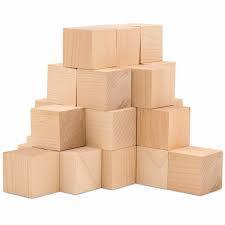
#> input picture Deep_Learning/openCV/image/corner2.jpg, 225 x 225 px
$ jupyter execute 'OpenCV_013_특징점추출_배포용.ipynb'
#> lines starting #> are read from the running program, lines starting #| are printed output that depends on the picture
<table border=1 width=100%>
    <tr><td style="border: 1px solid black; width:600px; height:30px; text-align: center;"><font size=4 color=blue><b>[13차시] 학습목표</b></font></td></tr>
    <tr><td style="border: 1px solid black; text-align: left;"><font size=3>
○ 이미지의 중요한 특성에 대해 학습한다. <br><br>
○ 이미지의 특징점을 추출하는 방법에 대해 학습한다.</font></td></tr>
</table>

# 이미지 특성의 이해

- A, B : 전체 이미지에서 어디인지 정확히 알 수 없음
- C, D : 건물 지붕인 건 알겠는데 정확한 위치는 알 수 없음
- E, F :  전체 이미지에서 어디인지 정확히 알 수 있음

- 적색 박스 : 약간만 움직여도 내부의 변화를 알 수 있음
- 청색 박스 : 움직여도 내부의 특성이 전혀 변하지 않음
- 녹색 박스 : 상하 이동의 경우만 내부의 변화를 알 수 있음

→ 이미지의 코너를 찾아서 이미지의 특성을 검출하는 방법이 유용

# 코너 (Corner) 검출

- 코너 : 이미지에서 뾰족하게 뛰어나온 부분
- 코너는 이미지에서 고유한 특징을 가지고 있어서 이미지를 잘 분류하도록 함

- 코너 검출 알고리즘
  - Harris 방법
  - Shi-Tomasi 방법
  - FAST (Features from Accelerated Segment Test)
  - SIFT (Scale Invariant Feature Transform)
  - SURF (Speeded Up Robust Features)
  - BRIEF (Binary Robust Independent Elementary Features)
  - BRISK (Binary Robust Invariant Scalable Keypoints)
  - ORB (Oriented FAST and Rotated BRIEF)
  - KAZE
  - AKAZE (Accelerated-KAZE)

## GFTT (Shi-Tomasi  방법)

- Harris 방법을 개선한 것

- <font color=red>corners = cv2.goodFeaturesToTrack(이미지, 코너 검출 개수, 문턱값, 코너 간 최소 거리) </font>

[cell 1]
#실습

## FAST

- FAST (Features from Accelerated Segment Test)
  - 특정 픽셀(p) 주변 16개 픽셀 값들을 조사해서 그 픽셀값이 가운데 픽셀(p)보다 충분히 어둡거나 충분히 밝은 픽셀이 9개 이상 나타나면 코너라고 판단


- <font color=red>fast = cv2.FastFeatureDetector_create(threshold)</font>
  - threshold : 중심 픽셀 값과 주변 픽셀 값과의 차이 임계값. 기본값은 10. 30~60 적절


- <font color=red>keypoints = fast.detect(img)</font>
  - 특징점을 검색하고 결과를 리스트로 받음

[cell 2]
#실습

## SIFT

- 참고 : https://ballentain.tistory.com/47, https://deep-learning-study.tistory.com/252

- Harris, GFTT, FAST 방법은 이동, 회전 변화에 강인하지만 크기 변환에 취약
  - 확대된 영상에서 작은 사각형으로 코너를 찾으려하면 기존의 코너가 에지처럼 보임
  - 따라서, 코너를 찾을 때 다양항 크기도 고려를 해서 코너 형태를 찾는 것이 고유한 특징을 찾는데에 적합


- SIFT (Scale Invariant Feature Transform) : 이미지의 크기 및 회전에 영향을 받지 않고 특징점을 추출하는 알고리즘

- 코너만으로 특징화하기는 충분하지 않음
- 코너는 크기변환, 회전, 밝기 변화 등에 따라 변화될 수 있음

- 동작 방법
  - Scale-space extrema detection
    - 원본 이미지를 다양한 크기로 resize해서 image pyramid를 만듬


    - image pyramid의 각 층 이미지(octave image)를 점점 더 커지는 gaussian blurring를 적용한 이미지들을 얻음.


    - octave 내 서로 다른 두 개 gaussian blurred image로 빼기 연산을 수행하여 Difference of Gaussian(DoG) 이미지를 구함


   - 해당 좌표가 극소점이거나 극대점이라 판단되면 이를 keypoint 후보군으로 분류
   - DoG<sub>target</sub>에서 target pixel (빨간점) 값을 총 26개의 주변 pixel 값과 비교해 극점인지 판단


 - Keypoint Localization
   - 뽑은 keypoint 후보군들 중에는 most stable keypoint만을 선택하는 과정 - 크기에 불변하는 성질

  - Orientation assignment : keypoint의 방향을 결정하는 단계
   - keypoint 주변(16x16)으로 그레디언트 크기와 방향을 계산 - gaussian blurred image
   - keypoint에서 방향 히스토그램을 계산하여 가장 큰 값을 가진 곳을 방향으로 설정 - 회전에 불변하는 성질


  - Keypoint descriptor
   - 한 개의 16x16 patch에서는 8방향 정보가 16개 생성되어 총 128개의 값을 얻음 (keypoint descriptor)
   - 후처리로 descriptor에서 keypoint orientation 값을 빼 rotation-invariance 성질을 부여하고 nomalization을 통해 밝기 의존성을 해결


- <font color=red>detector = cv2.SIFT_create()</font>
  - SIFT 객체 생성

- <font color=red>keypoints, descriptors = detector.detectAndCompute(gray_img, None)</font>
  - 키포인트 위치와 기술자 계산

[cell 3]
#실습

## SURF

- SURF (Speeded Up Robust Features)는 크기 변화에 따른 특징 검출 문제를 해결하기 위해 이미지 피라미드를 사용하므로 속도가 느리다는 문제
- SURF는 이미지 피라미드 대신 필터의 크기를 변화시키는 방식으로 성능을 개선

## ORB

- ORB (Oriented FAST and Rotated BRIEF) 알고리즘 : SIFT, SURF 대신에 자유롭게 사용할 수 있는 OpenCV의 이미지 특성 검출 알고리즘
- ORB가 위에 것보다 낫다는 평이 많음

- <font color=red>orb = cv2.ORB_create()</font>
  - ORB 객체 생성

[cell 4]
#실습
import cv2
import matplotlib.pyplot as plt
import math

img = cv2.imread("./image/corner2.jpg", cv2.IMREAD_COLOR)
#> img is the input picture: shape (225, 225, 3); mean B, G, R 199.3, 217.1, 238.1
img = cv2.cvtColor(img, cv2.COLOR_BGR2RGB)
img_gray = cv2.cvtColor(img, cv2.COLOR_RGB2GRAY)
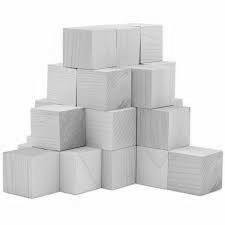
#> img_gray: shape (225, 225); min 49, max 255, mean 221.3


orb = cv2.ORB_create()

# 특징점(코너점의 위치), 기술자(방향)가 반환
keypoints, descriptors = orb.detectAndCompute(img, None)
#> keypoints = 183 keypoints; strongest (x, y, size): (141, 61, 31), (140, 63, 31), (101, 185, 31), (135, 181, 31)


# 코너점 표시(사실, 특징점이라고 표현하는 것이 더 정확)
for i in keypoints :
    pt = (int(i.pt[0]), int(i.pt[1]))

    cv2.circle(img, pt, 3, (255, 0, 0), -1)
#> this loop made 183 passes
#> i on passes 1 to 3: keypoint at (116, 32), size 31, keypoint at (140, 40), size 31, keypoint at (164, 59), size 31
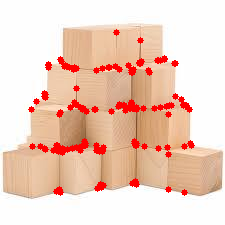
#> img: shape (225, 225, 3); mean R, G, B 240.1, 207.6, 191.5

plt.imshow(img)
plt.axis("off")

<table border=1 width=100%>
    <tr><td style="border: 1px solid black; width:600px; text-align: left;"><font size=4 color=red><b>실습문제</b></font><br><br>
        <font size=3>

○ KAZE 알고리즘을 이용하여 특징점을 구해보자
  - <font color=red>cv2.KAZE_create()</font> : KAZE 알고리즘 초기화
</font></td></tr>
    <tr><td style="border: 1px solid black; width:600px; height:30px; text-align: center;">

        </td></tr>
</table>

## ORB 기반의 이미지 특징점 매칭

- 참고 : https://deep-learning-study.tistory.com/260

- 특징점 매칭 : 서로 유사한 기술자를 찾는 작업
  - 아래 그림에서 왼쪽은 4개의 기술자, 오른쪽은 3개의 기술자를 계산
  - 가장 비슷한 것을 찾으므로 4개의 점은 다 매칭이 될 것
  - #3이 잘못 매칭된 것을 확인할 수 있는데 알고리즘은 가장 거리가 짧은 곳을 찾아서 매칭을 하기 때문에 매칭이 됨
  - 이처럼 잘못 연결된 매칭을 걸러내는 작업을 해야함


- <font color=red>bf = cv2.BFMatcher(cv2.NORM_HAMMING, crossCheck=True)</font>
  - cv2.NORM_HAMMING : 유사도 측정 방법으로 해밍거리를 이용 (이진 기술자인 경우에 사용)
    - cv2.NORM_L1 (기본값), cv2.NORM_L2, cv2.NORM_HAMMING2
    - 해밍거리 표현 방법


  - crossCheck : True이면 양방향 매칭 결과가 같은 경우만 반환 (기본값 False)


  - 가능한 모든 경우에 대해 다 계산해본 후 최적의 결과를 반환
  - image A의 기술자와 가장 유사도가 높은 image B의 기술자를 찾기 위해 M개의 기술자를 대상으로 거리를 모두 구함
  - 다음에 가장 짧은 거리를 갖는 image B의 기술자를 찾음
  - 만약 image A의 기술자 N과 image B의 기술자 M이 가장 유사도가 높은 기술자라고 가정하면, cv2.BFMatcher( )는 매칭된 기술자들의 index들과 유사도를 반환


- <font color=red>bf = cv2.cv2.FlannBasedMatcher()</font>
  - cv2.BFMatcher()는 전체 데이터를 대상으로 하므로 특징점이 많으면 시간이 오래 걸림
  - cv2.FlannBasedMatcher()는 특징점이 많으면 근사화하여 수행하므로 최소값 매칭을 못할 수도 있지만 속도가 빠름
  - 반환값은 4개의 값을 반환
    - queryIdx : 1번 이미지의 특징점 번호
    - trainIdx : 2번 이미지의 특징점 번호
    - imgidx : 두 영상이 아닌 여러 개의 영상을 이용할 때 이 값을 이용
    - distance : 매칭될 때의 최소 거리값이 저장


- <font color=red>matches = bf.match(des1, des2)</font>
  - 특징점 간 매칭 실행

  - (1) des1[0]과 매칭되는 des2의 기술자에 대한 정보를 matches[0]에 저장
  - (2) des1[1]와 매칭되는 des2의 기술자에 대한 정보를 matches[1]에 저장
  - (3) des1의 마지막 기술자까지 반복


- <font color=red>res = cv2.drawMatches(img_gray, kp1, img2_gray, kp2, matches1to2, outImg, flags=2)</font>
  - 특징점 매칭 결과 이미지 생성
  - img_gray, kp1 : 첫번째 이미지와 키포인트
  - img2_gray, kp2 : 두번째 이미지와 키포인트
  - matches1to2 : 매칭 정보 (슬라이싱으로 출력할 쌍의 갯수 설정)
  - outImg : 결과 이미지 (None)
  - flags : 매칭정보 그리기 방법 - lags = 0 (매칭과 상관없이 모든 특성 포인트 표, flags=2 (매칭된 특성포인트만 표시)

[cell 5]
#실습
import cv2
import matplotlib.pyplot as plt
import math

img = cv2.imread("./image/pic.png", cv2.IMREAD_COLOR)
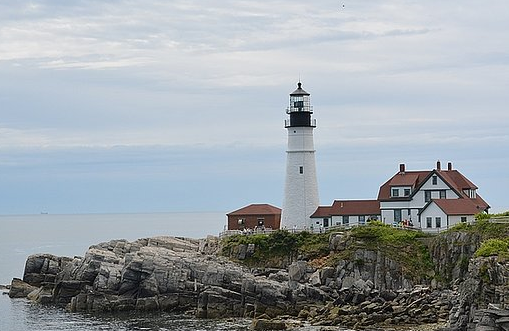
#> input picture Deep_Learning/openCV/image/pic.png, 509 x 331 px
#> img is the input picture: shape (331, 509, 3); mean B, G, R 166, 161, 153.9
img = cv2.cvtColor(img, cv2.COLOR_BGR2RGB)
img_gray = cv2.cvtColor(img, cv2.COLOR_RGB2GRAY)
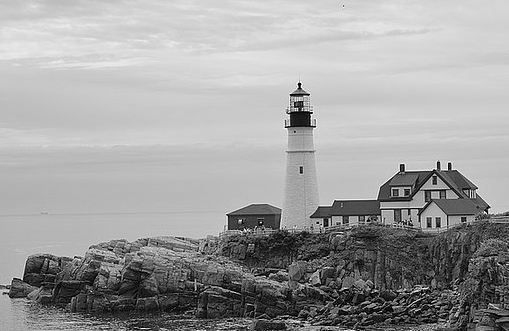
#> img_gray: shape (331, 509); min 0, max 255, mean 159.4

img2 = cv2.imread("./image/girl_pic.png", cv2.IMREAD_COLOR)
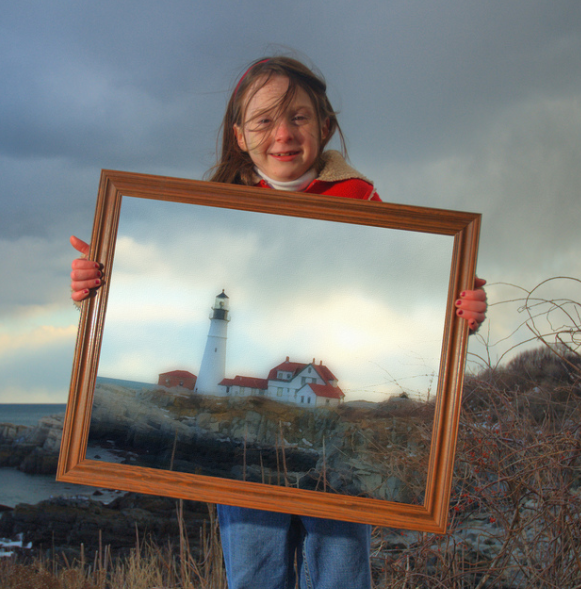
#> input picture Deep_Learning/openCV/image/girl_pic.png, 581 x 589 px
#> img2 is the input picture: shape (589, 581, 3); mean B, G, R 118.8, 120.5, 121.1
img2 = cv2.cvtColor(img2, cv2.COLOR_BGR2RGB)
img2_gray = cv2.cvtColor(img2, cv2.COLOR_RGB2GRAY)
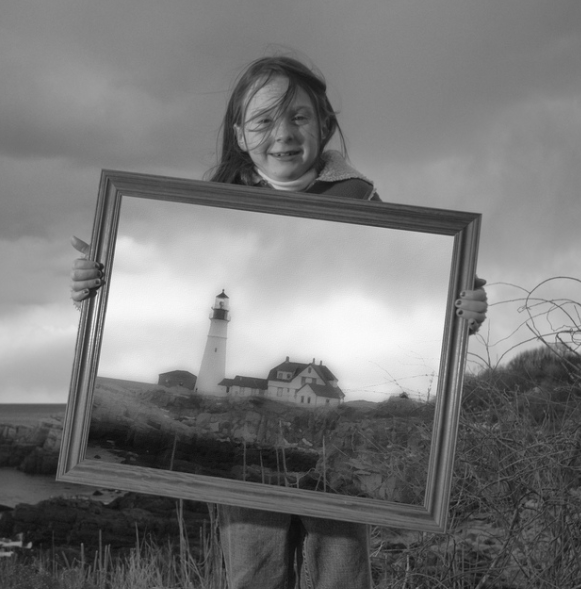
#> img2_gray: shape (589, 581); min 12, max 251, mean 120.5

# 두 이미지에서 코너점 검출
orb = cv2.ORB_create()

kp1, des1 = orb.detectAndCompute(img_gray, None)
#> kp1 = 486 keypoints; strongest (x, y, size): (298, 84, 31), (300, 84, 31), (313, 126, 31), (295, 108, 31)
kp2, des2 = orb.detectAndCompute(img2_gray, None)
#> kp2 = 500 keypoints; strongest (x, y, size): (222, 294, 37.2), (223, 294, 31), (222, 292, 44.6), (221, 294, 53.6)

# 두 특징점 매칭
bf = cv2.BFMatcher(cv2.NORM_HAMMING, crossCheck=True)
matches = bf.match(des1, des2)
#> matches = 114 matches

# 해킹거리가 가장 일치한 순으로 정렬
matches = sorted(matches, key=lambda x : x.distance)

# 매장된 결과를 이미지로 그려준다.
#matches[:12] : 그려줄 매칭 결과 개수
res = cv2.drawMatches(img, kp1, img2, kp2, matches[:12], None, flags=2)
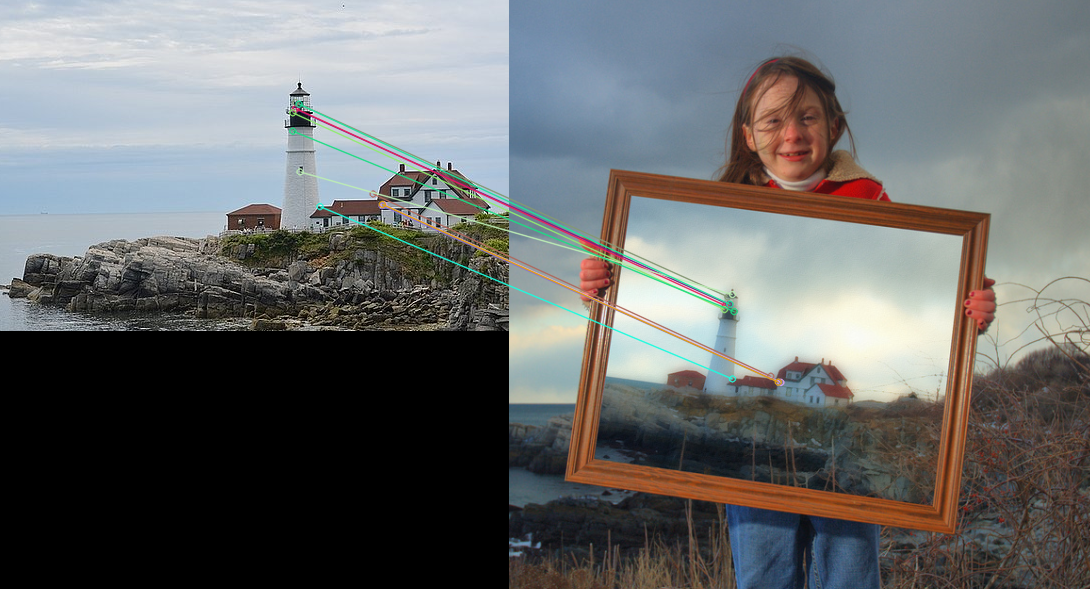
#> res: shape (589, 1090, 3); mean R, G, B 104.7, 106.6, 106.6


plt.imshow(res)
plt.axis("off")
